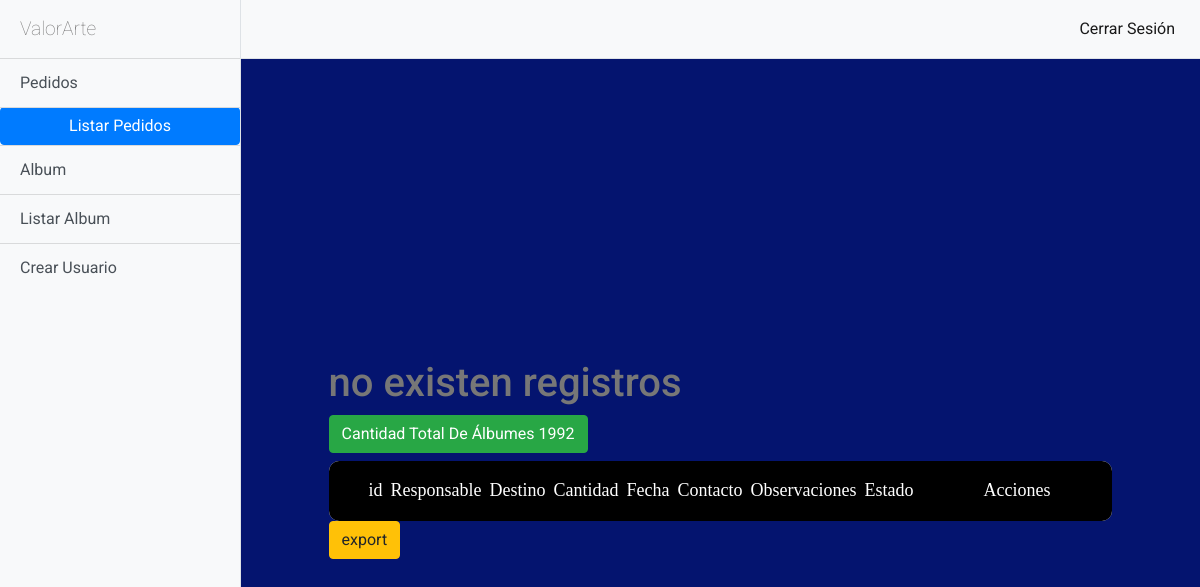
/pedidos/listar (signed in), run on an earlier commit of the app's database.
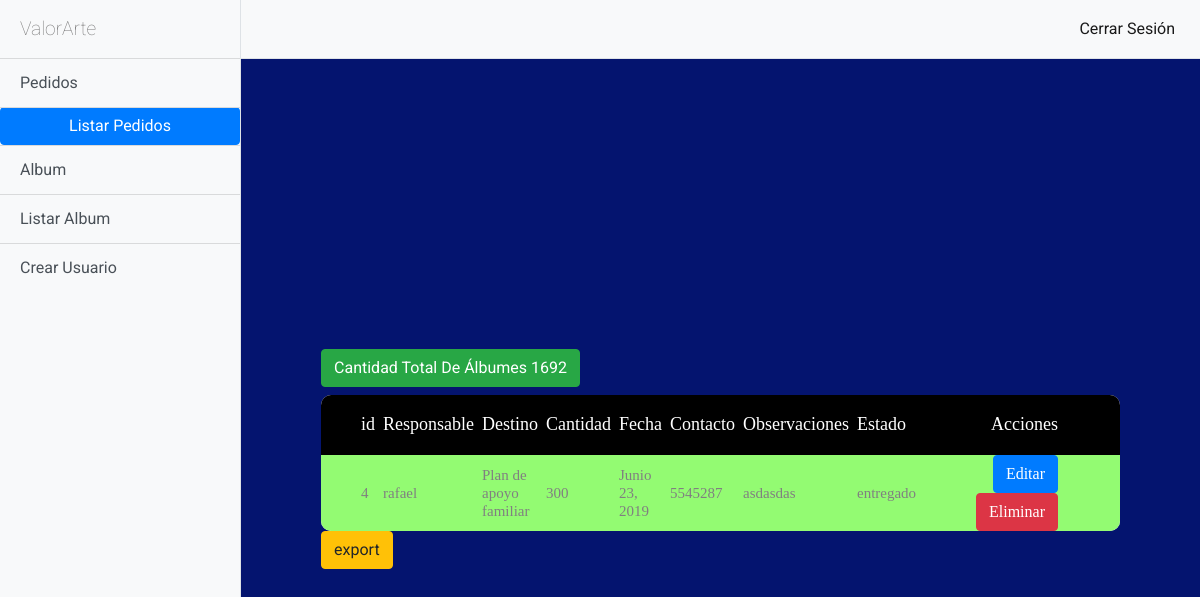
And on a later commit of the database.
### pedidos/models.py (models this page shows, shortened)
class Pedido(models.Model):
    responsable = models.CharField(max_length=150)
    destino = models.CharField(max_length=150)
    cantidad = models.IntegerField()
    fecha = models.DateField()
    contacto = models.CharField(max_length=150)
    estado = models.CharField(max_length=250)
    observaciones = models.CharField(max_length=250)

### pedidos/views.py (the view)
class PedidoList(ListView):
    model = Pedido
    template_name = 'pedidos/pedidos_list.html'
    def get_context_data(self, **kwargs):
        context =super(PedidoList, self).get_context_data(**kwargs)
        cantidad = Pedido.objects.all()
        context['cantidad_total']= cantidad
        suma=0
        for i in cantidad:
            if i.estado =="entregado":
                suma = suma+int(i.cantidad)
        context['cantidad_total']= suma
        cantalbum= Album.objects.all()
        context['cantidad_album']=cantalbum
        sumalbum = 0
        for i in cantalbum:
            sumalbum = sumalbum+int(i.cantidad)
        context['cantidad_album']=sumalbum - suma
        return context

### templates/pedidos/pedidos_list.html (shortened to what the changed rows need)
{% extends 'base/base.html' %}
{% block navbar %}
      <div id="page-content-wrapper">
    {% endblock navbar %}
{% block content %}
<div class="limiter">
        <div class="container-table100">
          <div class="wrap-table100">
            <div class="table100">
              <table class="dataTable" id="pedidos">
                <thead>
                  <tr class="table100-head">
                        <th class="column1">id</th>
                        <th class="column3">Responsable</th>
                        <th class="column3">Destino</th>
                        <th class="column3">Cantidad</th>
                        <th class="column3">Fecha</th>
                        <th class="column3">Contacto</th>
                        <th class="column3">Observaciones</th>
                        <th class="column6">Estado</th>
                        <th class="column6">Acciones</th>
                </thead>
                <tbody class="fpedido">
                        {% if object_list %}
                        {% for pedido in object_list %}
                        <tr>
                          {% if pedido.estado == "entregado" %}
                          <td class="column1" bgcolor="#93FB72">{{pedido.id}}</td>
                          <td class="column2" bgcolor="#93FB72">{{pedido.responsable}}</td>
                          <td class="column2" bgcolor="#93FB72">{{pedido.destino}}</td>
                          <td class="column2" bgcolor="#93FB72">{{pedido.cantidad}}</td>
                          <td class="column2" bgcolor="#93FB72">{{pedido.fecha}}</td>
                          <td class="column2" bgcolor="#93FB72">{{pedido.contacto}}</td>
                          <td class="column2" bgcolor="#93FB72">{{pedido.observaciones}}</td>
                          <td class="column2" bgcolor="#93FB72">{{pedido.estado}}</td>
                          <td class="column6" bgcolor="#93FB72">
                              <a class="btn btn-primary" href="{%url 'pedidos:pedidos_editar' pedido.id%}">Editar</a>
                              <a class="btn btn-danger" href="{%url 'pedidos:pedidos_eliminar' pedido.id%}">Eliminar</a>
                          </td>
                          {% endif %}
                        </tr>
                        {% endfor %}
                        {% else %}
                        <h1>no existen registros</h1>
                    {% endif %}
                    {% if cantidad_album > 0 %}
                    <h1 class="btn btn-success">Cantidad Total De Álbumes {{cantidad_album}}</h1>
                    {% else %}
                    <h1 class="btn btn-danger">Cantidad Total De Álbumes {{cantidad_album}}</h1>
                    {% endif %}
                </tbody>
              </table>
            </div>
          </div>
        </div>
      </div>
{% endblock content %}

What changed in the data, as far as the page shows it:
added Pedido: id "4", responsable "rafael", destino "Plan de apoyo familiar", cantidad "300", fecha "Junio 23, 2019", contacto "5545287", observaciones "asdasdas", estado "entregado"
Also different on the page:
{{ cantidad_album }}: "1992" → "1692"
text no longer shown: "no existen registros"
